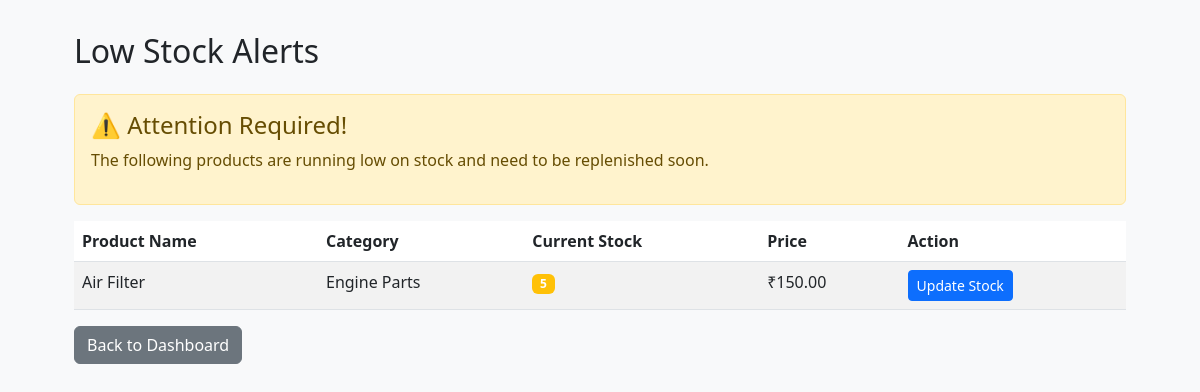
The app's page /low-stock-alert/ (signed in) with its own data.
### inventory/models.py (models this page shows, shortened)
class SparePart(models.Model):
    name = models.CharField(max_length=200)
    category = models.ForeignKey(Category, on_delete=models.CASCADE)
    price = models.DecimalField(max_digits=10, decimal_places=2)
    stock = models.PositiveIntegerField(default=0)
    description = models.TextField(blank=True)

class Category(models.Model):
    name = models.CharField(max_length=100, unique=True)
    description = models.TextField(blank=True)

### inventory/views.py (the view)
# urls.py: path('low-stock-alert/', views.low_stock_alert, name='low_stock_alert'),
@login_required(login_url='/owner-login/')
def low_stock_alert(request):
    low_stock_products = SparePart.objects.filter(stock__lt=10).order_by('stock')
    return render(request, 'inventory/low_stock_alert.html', {'products': low_stock_products})

### inventory/templates/inventory/low_stock_alert.html (shortened to what this page needs)
<!DOCTYPE html>
<html lang="en">
<head>
    <link href="https://cdn.jsdelivr.net/npm/bootstrap@5.3.0/dist/css/bootstrap.min.css" rel="stylesheet">
</head>
<body>
    <div class="container">
        <div class="content">
            <h2 class="mb-4">Low Stock Alerts</h2>
            {% if products %}
            <div class="alert alert-warning">
                <h4 class="alert-heading">⚠️ Attention Required!</h4>
                <p>The following products are running low on stock and need to be replenished soon.</p>
            </div>
            <div class="table-responsive">
                <table class="table table-striped">
                    <thead>
                        <tr>
                            <th>Product Name</th>
                            <th>Category</th>
                            <th>Current Stock</th>
                            <th>Price</th>
                            <th>Action</th>
                        </tr>
                    </thead>
                    <tbody>
                        {% for product in products %}
                        <tr>
                            <td>{{ product.name }}</td>
                            <td>{{ product.category.name }}</td>
                            <td>
                                <span class="badge {% if product.stock == 0 %}bg-danger{% else %}bg-warning{% endif %}">
                                    {{ product.stock }}
                                </span>
                            </td>
                            <td>₹{{ product.price }}</td>
                            <td>
                                <a href="{% url 'edit_product' product.id %}" class="btn btn-sm btn-primary">Update Stock</a>
                            </td>
                        </tr>
                        {% endfor %}
                    </tbody>
                </table>
            </div>
            {% else %}
            <div class="alert alert-success">
                <h4 class="alert-heading">✅ All Good!</h4>
                <p>There are currently no products with low stock levels.</p>
            </div>
            {% endif %}
            <a href="{% url 'owner_dashboard' %}" class="btn btn-secondary">Back to Dashboard</a>
        </div>
    </div>
</body>
</html>

### inventory/templates/inventory/low_stock_alert.html (style rules this page uses)
body { background: #f8f9fa; }
.content { padding: 2rem; }

### records on screen
SparePart: name "Air Filter", category.name "Engine Parts", stock "5", price "150.00"
